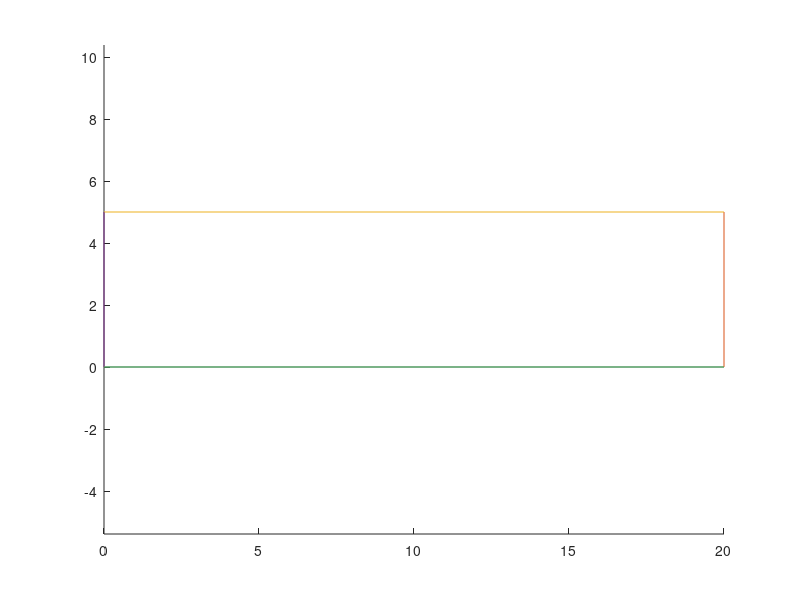

MATLAB code to generate this figure: (Note: this script raises an error after producing the figure.)
function [ ] = carrotFollowSimulation()
%CARROTFOLLOWSIMULATION Summary of this function goes here
%   Detailed explanation goes here
  clf;
  hold('on');
  axis equal;
  waypoints = [0 0; 20 0; 20 5; 0 5; 0 0; 20 0];
  % draw the waypoints
  for i = [1 : length(waypoints) - 1]
    plot([waypoints(i,1), waypoints(i+1,1)], [waypoints(i,2), waypoints(i+1,2)]);
  end

  x = 10;
  y = 1;
  heading = pi / 2;
  for t = [0:0.1:15]
    [x y heading] = carrotFollower(waypoints, 1, 3, x, y, heading);
    scatter(x, y, 40, 'r', 'x');
  end
end

